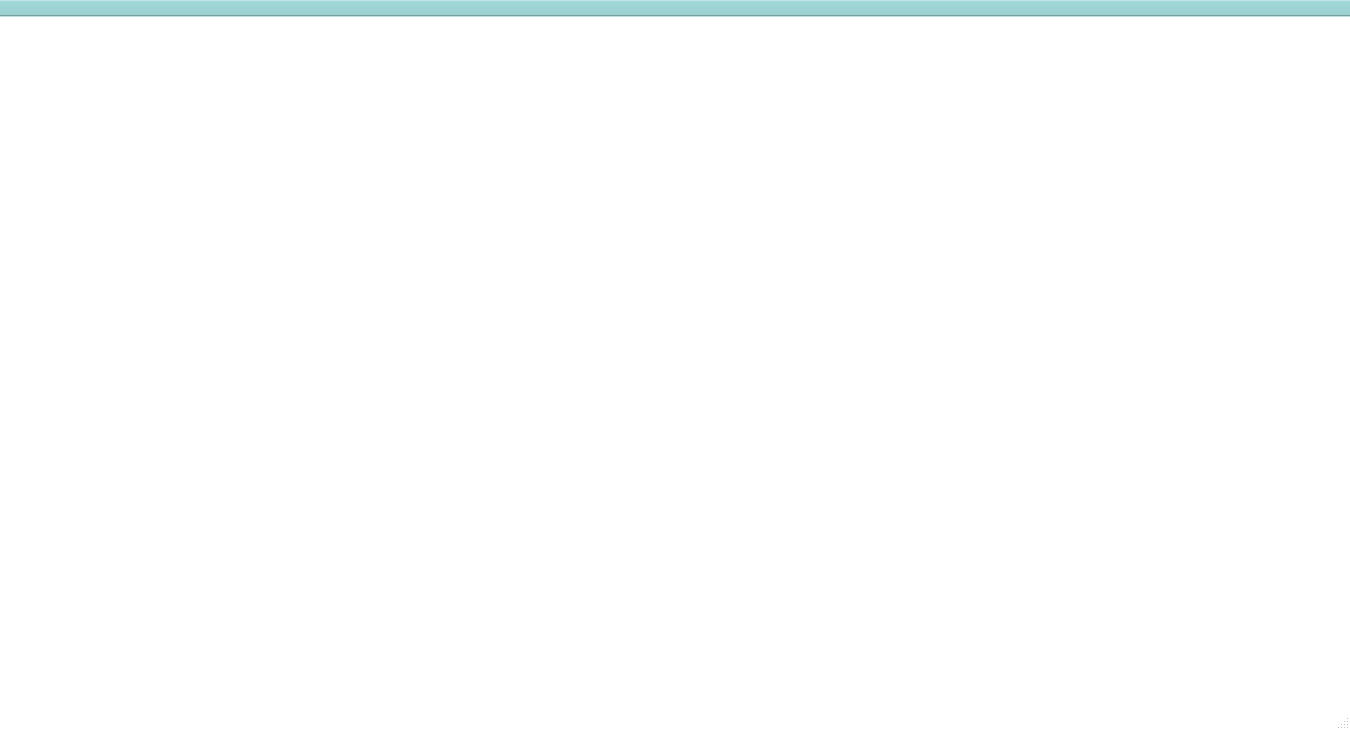
<?xml version="1.0" encoding="UTF-8"?>
<ui version="4.0">
 <class>MainWindow</class>
 <widget class="QMainWindow" name="MainWindow">
  <property name="geometry">
   <rect>
    <x>0</x>
    <y>0</y>
    <width>1350</width>
    <height>730</height>
   </rect>
  </property>
  <property name="palette">
   <palette>
    <active>
     <colorrole role="Button">
      <brush brushstyle="SolidPattern">
       <color alpha="255">
        <red>255</red>
        <green>255</green>
        <blue>255</blue>
       </color>
      </brush>
     </colorrole>
     <colorrole role="Text">
      <brush brushstyle="SolidPattern">
       <color alpha="255">
        <red>56</red>
        <green>87</green>
        <blue>86</blue>
       </color>
      </brush>
     </colorrole>
     <colorrole role="Base">
      <brush brushstyle="SolidPattern">
       <color alpha="255">
        <red>255</red>
        <green>255</green>
        <blue>255</blue>
       </color>
      </brush>
     </colorrole>
     <colorrole role="Window">
      <brush brushstyle="SolidPattern">
       <color alpha="255">
        <red>255</red>
        <green>255</green>
        <blue>255</blue>
       </color>
      </brush>
     </colorrole>
    </active>
    <inactive>
     <colorrole role="Button">
      <brush brushstyle="SolidPattern">
       <color alpha="255">
        <red>255</red>
        <green>255</green>
        <blue>255</blue>
       </color>
      </brush>
     </colorrole>
     <colorrole role="Text">
      <brush brushstyle="SolidPattern">
       <color alpha="255">
        <red>56</red>
        <green>87</green>
        <blue>86</blue>
       </color>
      </brush>
     </colorrole>
     <colorrole role="Base">
      <brush brushstyle="SolidPattern">
       <color alpha="255">
        <red>255</red>
        <green>255</green>
        <blue>255</blue>
       </color>
      </brush>
     </colorrole>
     <colorrole role="Window">
      <brush brushstyle="SolidPattern">
       <color alpha="255">
        <red>255</red>
        <green>255</green>
        <blue>255</blue>
       </color>
      </brush>
     </colorrole>
    </inactive>
    <disabled>
     <colorrole role="Button">
      <brush brushstyle="SolidPattern">
       <color alpha="255">
        <red>255</red>
        <green>255</green>
        <blue>255</blue>
       </color>
      </brush>
     </colorrole>
     <colorrole role="Text">
      <brush brushstyle="SolidPattern">
       <color alpha="255">
        <red>120</red>
        <green>120</green>
        <blue>120</blue>
       </color>
      </brush>
     </colorrole>
     <colorrole role="Base">
      <brush brushstyle="SolidPattern">
       <color alpha="255">
        <red>255</red>
        <green>255</green>
        <blue>255</blue>
       </color>
      </brush>
     </colorrole>
     <colorrole role="Window">
      <brush brushstyle="SolidPattern">
       <color alpha="255">
        <red>255</red>
        <green>255</green>
        <blue>255</blue>
       </color>
      </brush>
     </colorrole>
    </disabled>
   </palette>
  </property>
  <property name="windowIcon">
   <iconset resource="../../media.qrc">
    <normaloff>:/icons/Resources/imgs/icons/setDefault/18_icon-icons.com_73792.png</normaloff>:/icons/Resources/imgs/icons/setDefault/18_icon-icons.com_73792.png</iconset>
  </property>
  <property name="styleSheet">
   <string notr="true">#MainWindow{
background-color: rgb(255, 255, 255);
}</string>
  </property>
  <widget class="QWidget" name="centralWidget"/>
  <widget class="QMenuBar" name="menuBar">
   <property name="geometry">
    <rect>
     <x>0</x>
     <y>0</y>
     <width>1350</width>
     <height>21</height>
    </rect>
   </property>
  </widget>
  <widget class="QStatusBar" name="statusBar"/>
  <widget class="QToolBar" name="mainToolBar">
   <property name="enabled">
    <bool>true</bool>
   </property>
   <property name="accessibleName">
    <string/>
   </property>
   <property name="styleSheet">
    <string notr="true">spacing: 15px;
background-color: rgb(156, 208, 208);
</string>
   </property>
   <property name="movable">
    <bool>false</bool>
   </property>
   <property name="allowedAreas">
    <set>Qt::AllToolBarAreas</set>
   </property>
   <property name="iconSize">
    <size>
     <width>64</width>
     <height>64</height>
    </size>
   </property>
   <property name="toolButtonStyle">
    <enum>Qt::ToolButtonTextUnderIcon</enum>
   </property>
   <attribute name="toolBarArea">
    <enum>TopToolBarArea</enum>
   </attribute>
   <attribute name="toolBarBreak">
    <bool>false</bool>
   </attribute>
  </widget>
 </widget>
 <layoutdefault spacing="6" margin="11"/>
 <resources>
  <include location="../../media.qrc"/>
 </resources>
 <connections/>
</ui>
